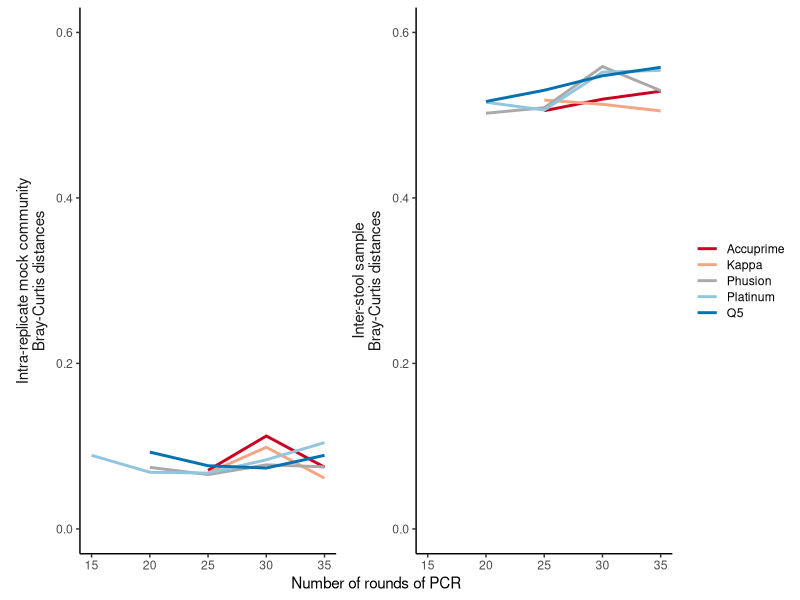
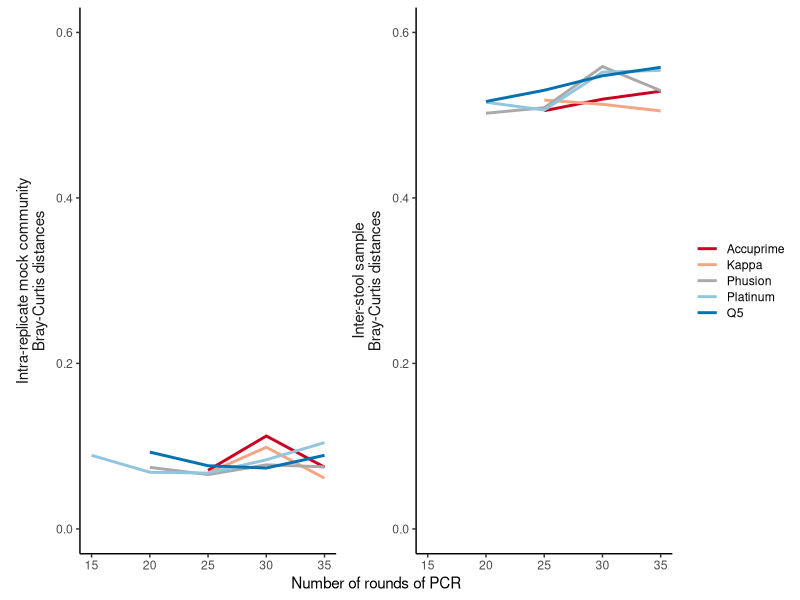

The R source for these figures, in order:
library(tidyverse)
library(cowplot)
library(RColorBrewer)

polymerase_colors <- brewer.pal(5, "RdBu")
polymerase_colors[3] <- "darkgray"


labels <- c('mock' = 'Intra-replicate mock community\nBray-Curtis distances',
						'stool' = 'Inter-stool sample\nBray-Curtis distances')

mock <- read_csv("data/process/mock_beta_drift.csv") %>%
	filter(method == "vsearch") %>%
	select(-method) %>%
	mutate(data="mock")

stool <- read_tsv("data/process/stool_beta_diversity.tsv") %>%
	separate(rows, into=c("rounds", "polymerase", "row_subject")) %>%
	separate(columns, into=c("col_rounds", "col_polymerase", "col_subject")) %>%
	filter(rounds == col_rounds, polymerase == col_polymerase) %>%
	select(rounds, polymerase, row_subject, col_subject, distances) %>%
	group_by(rounds, polymerase) %>%
	summarize(ave_dist = mean(distances), n = n()) %>%
	ungroup() %>%
	filter(n == 6) %>%
	mutate(rounds = as.numeric(str_replace(rounds, "x", ""))) %>%
	select(-n) %>%
	mutate(data="stool")

bind_rows(mock, stool) %>%
	ggplot(aes(x=rounds, y=ave_dist, color=polymerase)) +
		geom_line(size=1) +
		facet_wrap(.~data, strip.position='left', scal="free_y", labeller=as_labeller(labels)) +
		coord_cartesian(ylim=c(0,0.6)) +
		scale_color_manual(name=NULL,
												breaks=c("ACC", "K", "PHU", "PL", "Q5"),
												labels=c("Accuprime", "Kappa", "Phusion", "Platinum", "Q5"),
												values=polymerase_colors) +
		labs(y=NULL, x="Number of rounds of PCR") +
		theme_classic() +
		theme(
			strip.background = element_blank(),
			strip.placement="outside",
			strip.text=element_text(size=11),
			legend.key.height = unit(0.8, "line")
		)

ggsave("results/figures/drift.pdf", width=6, height=3)
